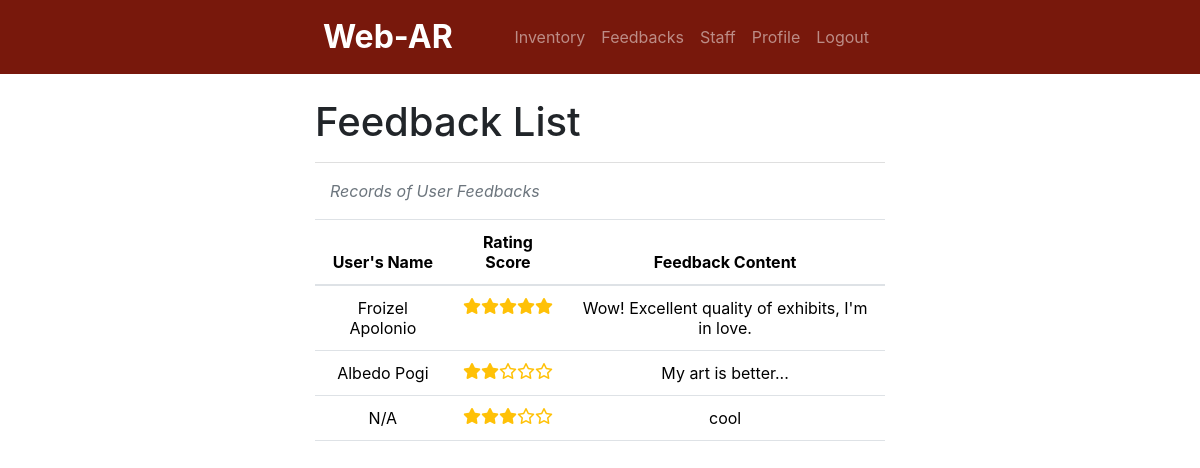
Before: /inventory/feedback.php (signed in) with the older database file.
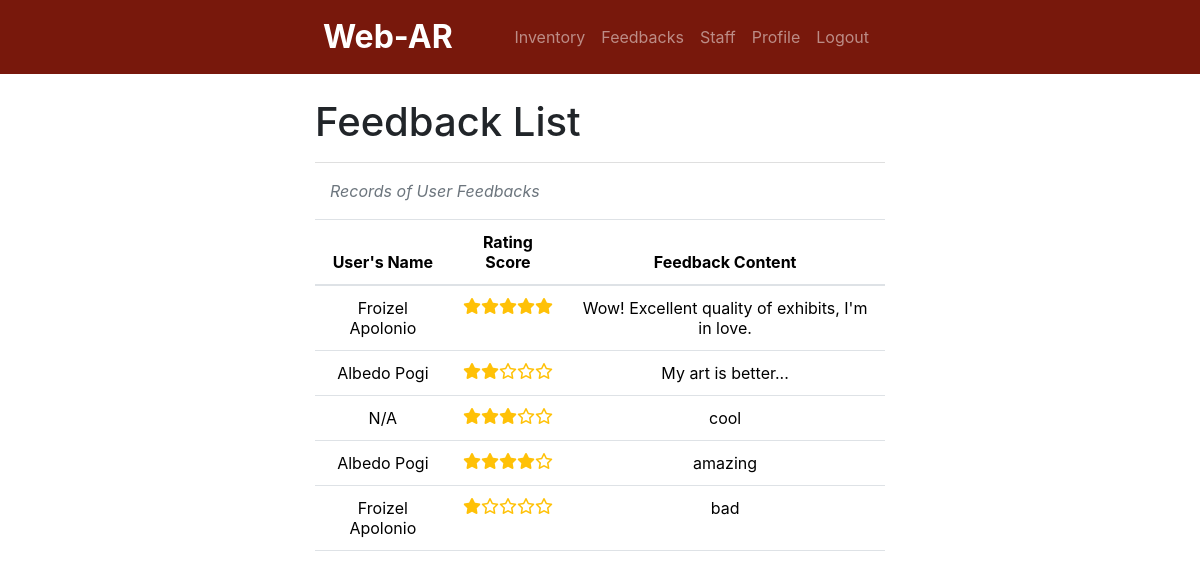
After: the same page with the newer database file.
### tables this page shows
CREATE TABLE `feedbacks` (
  `ID` int(11) NOT NULL,
  `userID` int(11) NOT NULL,
  `ratingScore` tinyint(1) NOT NULL,
  `feedbackContent` text NOT NULL
);

CREATE TABLE `user` (
  `userID` int(11) NOT NULL,
  `userFirstName` text DEFAULT NULL COMMENT 'optional',
  `userLastName` text DEFAULT NULL COMMENT 'optional',
  `userEmail` text NOT NULL
);

### inventory/feedback.php (the view, shortened to what this page needs)
<?php
    include '../header.php';
    include 'navbar.php';
    include '../db_connect.php';
?>
<div class="container w-50">
    <h1 class="text-start mt-4">Feedback List</h1>
    <hr style="height:1px;border-width:0;color:gray;background-color:gray">
    <div class="container d-flex justify-content-between align-items-center">
        <p class="text-muted fst-italic">Records of User Feedbacks</p>
    </div>
    <div class="table-responsive">
        <table class="table table-hover">
            <thead class="text-center">
                <tr>
                    <th scope="col">User's Name</th>
                    <th scope="col">Rating Score</th>
                    <th scope="col">Feedback Content</th>
                </tr>
            </thead>
            <tbody>
                <?php
                $q = "SELECT feedbacks.*, user.userFirstName, user.userLastName
                    FROM feedbacks
                    JOIN user ON feedbacks.userID = user.userID";
                $r = mysqli_query($conn, $q);
                while ($row = mysqli_fetch_assoc($r)) {
                    $userFirstName       = $row['userFirstName'];
                    $userLastName        = $row['userLastName'];
                    $userRating          = $row['ratingScore'];
                    $userFeedback        = $row['feedbackContent'];
                    ?>
                    <tr>
                        <td class="text-center"> <?php
                            $fullName = ($userFirstName && $userLastName) ? $userFirstName . ' ' . $userLastName : "N/A";
                            echo $fullName;
                            ?>
                        </td>
                        <td class="text-center">
                            <?php
                            for ($i = 1; $i <= 5; $i++) {
                                if ($i <= $userRating) {
                                    echo '<i class="fa-solid fa-star text-warning"></i>';
                                } else {
                                    echo '<i class="fa-regular fa-star text-warning"></i>';
                                }
                            }
                            ?>
                        </td>
                        <td class="text-center"><?php echo $userFeedback; ?></td>
                    </tr>
                <?php
                }
                ?>
            </tbody>
        </table>
    </div>
</div>

Changed rows visible on the page:
added feedbacks: userID.userLastName "Albedo Pogi", ratingScore 4 (drawn), feedbackContent "amazing"
added feedbacks: userID.userLastName "Froizel Apolonio", ratingScore 1 (drawn), feedbackContent "bad"
